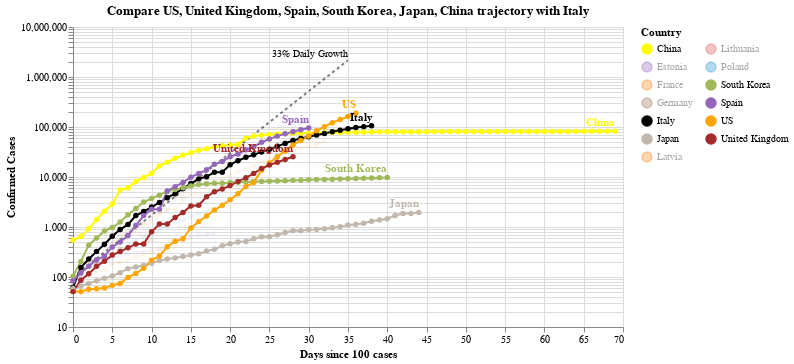

Notebook source saved alongside this figure:
### Code cell
#hide_input
chart2 = make_since_chart(['US', 'United Kingdom', 'Spain', 'South Korea', 'Japan', 'China'])
chart2

### Figure 1 — Vega-Lite specification as saved in the notebook (floating-point values rounded to 4 significant figures; data arrays with more than 128 entries replaced by an {"elided": "..."} marker saying what was removed)
{"config": {"view": {"continuousWidth": 400, "continuousHeight": 300}}, "layer": [{"mark": {"type": "line", "color": "black", "opacity": 0.5, "strokeDash": [3, 3]}, "encoding": {"x": {"type": "quantitative", "field": "Days since 100 cases"}, "y": {"type": "quantitative", "field": "Confirmed Cases"}}}, {"mark": {"type": "text", "align": "right", "dy": -6, "fontSize": 10, "text": "33% Daily Growth"}, "encoding": {"x": {"type": "quantitative", "field": "Days since 100 cases"}, "y": {"type": "quantitative", "field": "Confirmed Cases"}}, "transform": [{"filter": "(datum['Days since 100 cases'] >= 35)"}]}, {"data": {"name": "data-70b6115c8bacaa00c22240ce342727f3"}, "mark": {"type": "line", "point": true}, "encoding": {"color": {"type": "nominal", "field": "Country", "legend": {"columns": 2}, "scale": {"domain": ["China", "Estonia", "France", "Germany", "Italy", "Japan", "Latvia", "Lithuania", "Poland", "South Korea", "Spain", "US", "United Kingdom"], "range": ["yellow", "#9467bd", "#F58518", "#9D755D", "black", "#C1B7AD", "#F58518", "#E45756", "#2495D3", "#A1BA59", "#9467bd", "orange", "brown"]}}, "opacity": {"condition": {"value": 1, "selection": "selector006"}, "value": 0.05}, "tooltip": [{"type": "nominal", "field": "Country"}, {"type": "temporal", "field": "Date"}, {"type": "quantitative", "field": "Confirmed Cases"}, {"type": "quantitative", "field": "Days since 100 cases"}], "x": {"type": "quantitative", "field": "Days since 100 cases"}, "y": {"type": "quantitative", "field": "Confirmed Cases", "scale": {"type": "log"}}}, "selection": {"selector006": {"type": "multi", "fields": ["Country"], "bind": "legend", "init": [{"Country": "US"}, {"Country": "United Kingdom"}, {"Country": "Spain"}, {"Country": "South Korea"}, {"Country": "Japan"}, {"Country": "China"}, {"Country": "Italy"}]}}, "width": 550}, {"data": {"name": "data-70b6115c8bacaa00c22240ce342727f3"}, "mark": {"type": "text", "align": "right", "dy": -8, "fontWeight": "bold"}, "encoding": {"color": {"type": "nominal", "field": "Country", "legend": {"columns": 2}, "scale": {"domain": ["China", "Estonia", "France", "Germany", "Italy", "Japan", "Latvia", "Lithuania", "Poland", "South Korea", "Spain", "US", "United Kingdom"], "range": ["yellow", "#9467bd", "#F58518", "#9D755D", "black", "#C1B7AD", "#F58518", "#E45756", "#2495D3", "#A1BA59", "#9467bd", "orange", "brown"]}}, "opacity": {"condition": {"value": 1, "selection": "selector006"}, "value": 0.05}, "text": {"type": "nominal", "field": "Country"}, "tooltip": [{"type": "nominal", "field": "Country"}, {"type": "temporal", "field": "Date"}, {"type": "quantitative", "field": "Confirmed Cases"}, {"type": "quantitative", "field": "Days since 100 cases"}], "x": {"type": "quantitative", "field": "Days since 100 cases"}, "y": {"type": "quantitative", "field": "Confirmed Cases", "scale": {"type": "log"}}}, "transform": [{"filter": "(datum['Date'] >= 1585612800000)"}], "width": 550}], "data": {"name": "data-c1a3bbf4dd040f2e7e8e7a69520e3c2a"}, "title": "Compare US, United Kingdom, Spain, South Korea, Japan, China trajectory with Italy", "$schema": "https://vega.github.io/schema/vega-lite/v4.0.2.json", "datasets": {"data-c1a3bbf4dd040f2e7e8e7a69520e3c2a": [{"Days since 100 cases": 0, "Confirmed Cases": 100.0}, {"Days since 100 cases": 1, "Confirmed Cases": 133.0}, {"Days since 100 cases": 2, "Confirmed Cases": 176.9}, {"Days since 100 cases": 3, "Confirmed Cases": 235.3}, {"Days since 100 cases": 4, "Confirmed Cases": 312.9}, {"Days since 100 cases": 5, "Confirmed Cases": 416.2}, {"Days since 100 cases": 6, "Confirmed Cases": 553.5}, {"Days since 100 cases": 7, "Confirmed Cases": 736.1}, {"Days since 100 cases": 8, "Confirmed Cases": 979.1}, {"Days since 100 cases": 9, "Confirmed Cases": 1302.0}, {"Days since 100 cases": 10, "Confirmed Cases": 1732.0}, {"Days since 100 cases": 11, "Confirmed Cases": 2303.0}, {"Days since 100 cases": 12, "Confirmed Cases": 3064.0}, {"Days since 100 cases": 13, "Confirmed Cases": 4074.0}, {"Days since 100 cases": 14, "Confirmed Cases": 5419.0}, {"Days since 100 cases": 15, "Confirmed Cases": 7207.0}, {"Days since 100 cases": 16, "Confirmed Cases": 9586.0}, {"Days since 100 cases": 17, "Confirmed Cases": 12750.0}, {"Days since 100 cases": 18, "Confirmed Cases": 16960.0}, {"Days since 100 cases": 19, "Confirmed Cases": 22550.0}, {"Days since 100 cases": 20, "Confirmed Cases": 29990.0}, {"Days since 100 cases": 21, "Confirmed Cases": 39890.0}, {"Days since 100 cases": 22, "Confirmed Cases": 53060.0}, {"Days since 100 cases": 23, "Confirmed Cases": 70560.0}, {"Days since 100 cases": 24, "Confirmed Cases": 93850.0}, {"Days since 100 cases": 25, "Confirmed Cases": 124800.0}, {"Days since 100 cases": 26, "Confirmed Cases": 166000.0}, {"Days since 100 cases": 27, "Confirmed Cases": 220800.0}, {"Days since 100 cases": 28, "Confirmed Cases": 293700.0}, {"Days since 100 cases": 29, "Confirmed Cases": 390600.0}, {"Days since 100 cases": 30, "Confirmed Cases": 519500.0}, {"Days since 100 cases": 31, "Confirmed Cases": 690900.0}, {"Days since 100 cases": 32, "Confirmed Cases": 918900.0}, {"Days since 100 cases": 33, "Confirmed Cases": 1222000.0}, {"Days since 100 cases": 34, "Confirmed Cases": 1625000.0}, {"Days since 100 cases": 35, "Confirmed Cases": 2162000.0}], "data-70b6115c8bacaa00c22240ce342727f3": {"elided": "420 records"}}}
